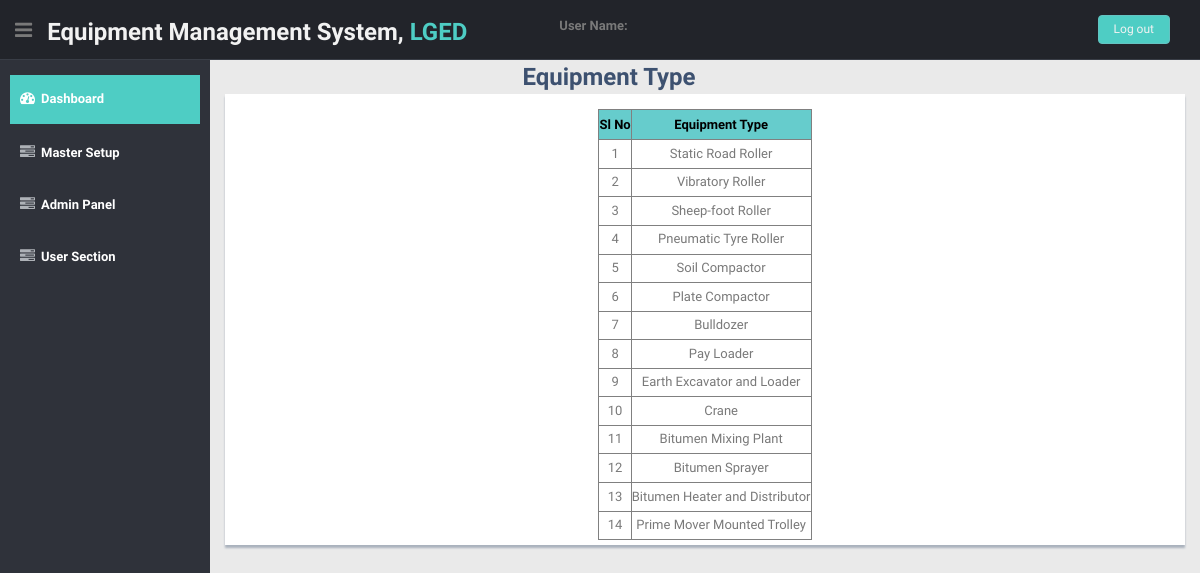
The app's page /admin/category_list_view.php with its own data.
### tables this page shows
CREATE TABLE `equipment_category` (
  `category_id` int(16) NOT NULL,
  `equipment_type` varchar(32) DEFAULT NULL
);

### admin/category_list_view.php (the view, shortened to what this page needs)
<!DOCTYPE html>
<html lang="en">
<?php
	include('connection.php');
?>
<head>
  <?php  include('header_resources.php');  ?>
</head>
<body>
  <section id="container">
  	<?php
		include('header.php');
		include('nav.php');
	?>
    <section id="main-content">
      <section class="wrapper">
	  	<div>
			<div class="div1" align="center">Equipment Type</div>
		</div>
        <div class="row">
          <div class="col-md-12">
            <div class="content-panel"><span style="color:#00CC66"><?php   ?></span>
			  <?php
			  	$sql = "select * from equipment_category";
				$rec = $conn->query($sql);
				echo "<table border='1' cellpadding='0' align='center'>";
				echo "<thead>";
                echo "<tr style='background-color:#66cccc; height:30px; text-align:center; color:black; font-weght:bold;'>
                      <th> Sl No </th>
					  <th style='text-align:center'>Equipment Type</th>";
                echo "</tr>
                	</thead>";
				echo "<tbody style='height:400px; overflow-y:scroll'>";
				$i=0;
				while($row = mysqli_fetch_array($rec))
				{
					$i++;
					$equipment_type = $row['equipment_type'];
					echo "<tr>
						<td style='text-align:center'>$i</td>
						<td style='text-align:center'>$equipment_type</td>";
					echo "</tr>";
				}
				echo "</tbody>";
				echo "</table>";
			  ?>
            </div>
          </div>
        </div>
      </section>
    </section>
  </section>
</body>
</html>

### admin/header_resources.php (shortened to what this page needs)
<link href="lib/bootstrap/css/bootstrap.min.css" rel="stylesheet">
<link href="lib/font-awesome/css/font-awesome.css" rel="stylesheet" />
<link href="css/style.css" rel="stylesheet">
<link href="css/style-responsive.css" rel="stylesheet">

### admin/header.php
<header class="header black-bg">
	  <div class="sidebar-toggle-box">
		<div class="fa fa-bars tooltips" data-placement="right" data-original-title="Toggle Navigation"></div>
	  </div>
	  <a href="dashboard.php" class="logo"><b>Equipment Management System,<span> LGED</span></b></a>
	  <div class="nav notify-row" id="top_menu" >
		 <div style="display:inline; ">
            <b>User Name: </b><span style='font-size: 15px; color: white; font-weight: bold;'><?php echo $_SESSION['user_name'];  ?>
        </div>
	  </div>
	  <div class="top-menu">
		<ul class="nav pull-right top-menu">
		  <li>
			<a class="logout" href="logout.php">Log out</a>
		  </li>
		</ul>
	  </div>
</header>

### admin/nav.php (shortened to what this page needs)
<aside>
  <div id="sidebar" class="nav-collapse ">
    <ul class="sidebar-menu" id="nav-accordion">
      <li class="mt">
         <a class="active" href="dashboard.php"><i class="fa fa-dashboard"></i><span style='font-size: 13px; color: white; font-weight: bold;'>Dashboard</span></a>
      </li>
      <li class="sub-menu"><a href="javascript:;"><i class="fa fa-tasks"></i><span style='font-size: 13px; color: white; font-weight: bold;'>Master Setup</span></a>
      </li>
    <li class="sub-menu"><a href="javascript:;"><i class="fa fa-tasks"></i><span style='font-size: 13px; color: white; font-weight: bold;'>Admin Panel</span></a>
      </li>
        <li class="sub-menu"><a href="javascript:;"><i class="fa fa-tasks"></i><span style='font-size: 13px; color: white; font-weight: bold;'>User Section</span></a>
        </li>
    </ul>
  </div>
</aside>

### admin/css/style.css (style rules this page uses)
body { color: #797979; background: #eaeaea; font-family: 'Ruda', sans-serif; padding: 0px !important; margin: 0px !important; font-size:13px; }
ul li { list-style: none; }
a, a:hover, a:focus { text-decoration: none; outline: none; }
#container { width: 100%; height: 100%; }
.mt { margin-top: 25px; }
ul.top-menu > li > .logout { color: #f2f2f2; font-size: 12px; border-radius: 4px; -webkit-border-radius: 4px; border: 1px solid #64c3c2 !important; padding: 5px 15px; margin-right: 15px; background: #4ECDC4; margin-top: 15px; }
#sidebar { width: 210px; height: 100%; position: fixed; background: #2f323a; }
#sidebar ul li { position: relative; }
ul.sidebar-menu , ul.sidebar-menu li ul.sub { margin: -2px 0 0; padding: 0; }
ul.sidebar-menu { margin-top: 75px; }
ul.sidebar-menu li { margin-bottom: 5px; margin-left:10px; margin-right:10px; }
ul.sidebar-menu li.sub-menu { line-height: 15px; }
ul.sidebar-menu li a span { display: inline-block; }
ul.sidebar-menu li a { color: #aeb2b7; text-decoration: none; display: block; padding: 15px 0 15px 10px; font-size: 12px; outline: none; -webkit-transition: all 0.3s ease; -moz-transition: all 0.3s ease; -o-transition: all 0.3s ease; -ms-transition: all 0.3s ease; transition: all 0.3s ease; }
ul.sidebar-menu li a.active, ul.sidebar-menu li a:hover, ul.sidebar-menu li a:focus { background: #4ECDC4; color: #fff; display: block; -webkit-transition: all 0.3s ease; -moz-transition: all 0.3s ease; -o-transition: all 0.3s ease; -ms-transition: all 0.3s ease; transition: all 0.3s ease; }
ul.sidebar-menu li a i { font-size: 15px; padding-right: 6px; }
ul.sidebar-menu li a.active i { color: #fff; }
#main-content { margin-left: 210px; }
.header, .footer { min-height: 60px; padding: 0 15px; }
.header { position: fixed; left: 0; right: 0; z-index: 1002; }
.black-bg { background: #22242a; border-bottom: 1px solid #393d46; }
.wrapper { display: inline-block; margin-top: 60px; padding-left: 15px; padding-right: 15px; padding-bottom: 15px; padding-top: 0px; width: 100%; }
a.logo { font-size: 24px; color: #f2f2f2; float: left; margin-top: 15px; //text-transform: uppercase; }
a.logo b { font-weight: 900; }
a.logo span { color: #4ECDC4; }
#top_menu .nav > li, ul.top-menu > li { float: left; }
.notify-row { float: left; margin-top: 15px; margin-left: 92px; }
ul.top-menu > li > a { color: #666666; font-size: 16px; border-radius: 4px; -webkit-border-radius: 4px; border:1px solid #666666 !important; padding: 2px 6px; margin-right: 15px; }
.sidebar-toggle-box { float: left; padding-right: 15px; margin-top: 20px; }
.sidebar-toggle-box .fa-bars { cursor: pointer; display: inline-block; font-size: 20px; }
.content-panel { background: #ffffff; box-shadow: 0px 3px 2px #aab2bd; padding-top: 15px; padding-bottom: 5px; max-width: 100%; }

### admin/category_list_view.php (style rules this page uses)
.div1 { width:80%; display:inline-block; font-weight:bold; font-size:24px; color:#3d5170; }

### records on screen
equipment_category: equipment_type "Static Road Roller"
equipment_category: equipment_type "Vibratory Roller"
equipment_category: equipment_type "Sheep-foot Roller"
equipment_category: equipment_type "Pneumatic Tyre Roller"
equipment_category: equipment_type "Soil Compactor"
equipment_category: equipment_type "Plate Compactor"
equipment_category: equipment_type "Bulldozer"
equipment_category: equipment_type "Pay Loader"
equipment_category: equipment_type "Earth Excavator and Loader"
equipment_category: equipment_type "Crane"
equipment_category: equipment_type "Bitumen Mixing Plant"
equipment_category: equipment_type "Bitumen Sprayer"
equipment_category: equipment_type "Bitumen Heater and Distributor"
equipment_category: equipment_type "Prime Mover Mounted Trolley"
